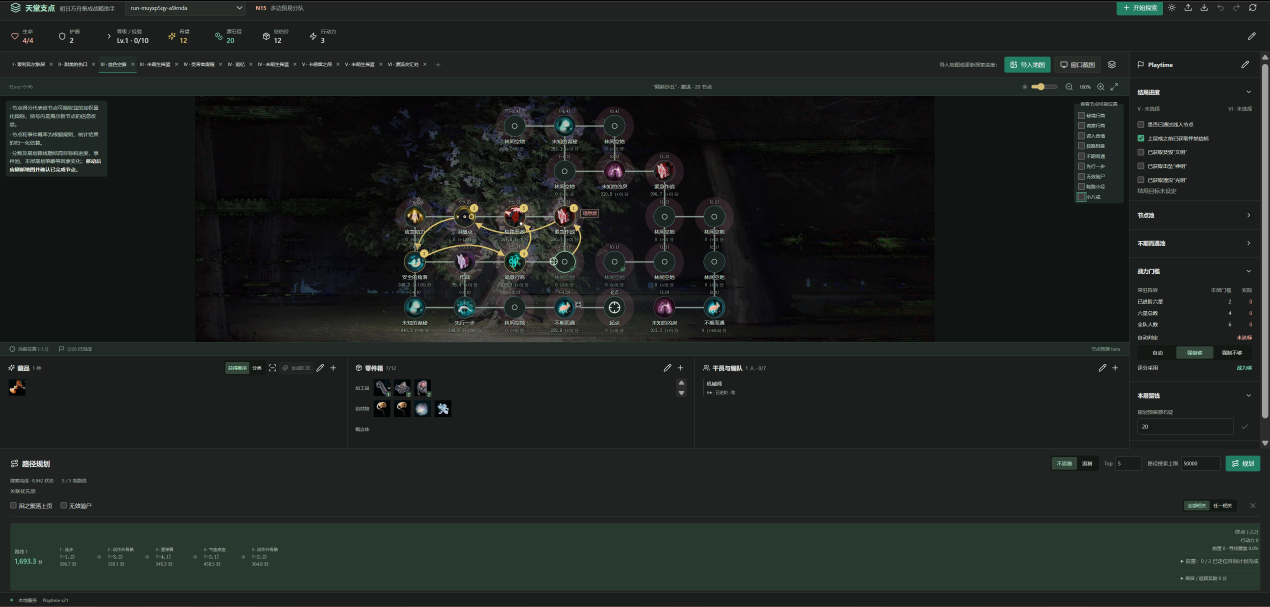
#> input picture assets/example.png, 3810 x 1820 px (shown at 1/3 size)
$ python -i vision_relics.py   (imports and definitions only)
#> lines starting #> are read from the running program, lines starting #| are printed output that depends on the picture
### fulcrum/vision_geometry.py
from __future__ import annotations

from dataclasses import dataclass, replace
from functools import lru_cache
from itertools import combinations
from pathlib import Path

import cv2
import numpy as np

from .map_model import MapTemplate, TemplateMatch
from .image_io import read_image


WORKING_WIDTH = 1280
CONNECTOR_ASSETS = Path(__file__).resolve().parents[1] / "assets" / "vision"


@dataclass(frozen=True)
class Circle:
    x: float
    y: float
    radius: float
    source: str = "hough"


@dataclass(frozen=True)
class AxisFit:
    origin: float
    step: float
    score: float


def working_image(image: np.ndarray) -> tuple[np.ndarray, float]:
    scale = min(1.0, WORKING_WIDTH / image.shape[1])
#> scale = 0.336
    if scale == 1.0:
        return image, scale
    size = (round(image.shape[1] * scale), round(image.shape[0] * scale))
#> size = (1280, 611)
    return cv2.resize(image, size, interpolation=cv2.INTER_AREA), scale


# [579 lines left out: functions detect_map_viewport, _connector_templates, _connector_circles, detect_circles, _axis_clusters, fit_axis and 13 more, not called in this run]

### fulcrum/image_io.py
"""Decode image files without OpenCV's Windows filename encoding limitation."""

from pathlib import Path

import cv2
import numpy as np


def read_image(path, flags=cv2.IMREAD_COLOR):
    try:
        payload = Path(path).read_bytes()
    except OSError:
        return None
    if not payload:
        return None
    return cv2.imdecode(np.frombuffer(payload, dtype=np.uint8), flags)

### fulcrum/vision_relics.py
"""Independent, read-only visible relic row recognition using the local atlas."""

from functools import lru_cache
import json
from pathlib import Path
from time import perf_counter

import cv2
import numpy as np

from .vision_geometry import working_image
from .image_io import read_image

ROOT = Path(__file__).resolve().parents[1]
ASSETS = ROOT / "assets/vision/relics"


# [26 lines left out: functions relic_atlas, scaled_atlas, not called in this run]


def locate_label(image, filename, region, scale_hint=None):
    reference = read_image(ASSETS / filename, cv2.IMREAD_GRAYSCALE)
    if reference is None:
        raise FileNotFoundError(f"缺少收藏品栏定位素材：{filename}")
    x0, y0, x1, y1 = region
    gray = cv2.cvtColor(image[y0:y1, x0:x1], cv2.COLOR_BGR2GRAY)
    best = None
    scales = np.arange(.65, 1.81, .05) if scale_hint is None else [scale_hint * f for f in (.9, .95, 1, 1.05, 1.1)]
    for scale in scales:
        template = cv2.resize(reference, None, fx=scale, fy=scale)
        h, w = template.shape
        if gray.shape[0] < h or gray.shape[1] < w:
            continue
        scores = cv2.matchTemplate(gray, template, cv2.TM_CCOEFF_NORMED)
        _, score, _, at = cv2.minMaxLoc(scores)
        if best is None or score > best["score"]:
            best = {"score": float(score), "box": [at[0]+x0, at[1]+y0, w, h], "scale": float(scale)}
    return best if best and best["score"] >= .72 else None


# [36 lines left out: function rank_slot, not called in this run]


class RelicRecognizer:
    # [5 lines left out: function recognize, not called in this run]

    def recognize_image(self, original):
        started = perf_counter()
        image, factor = working_image(original)
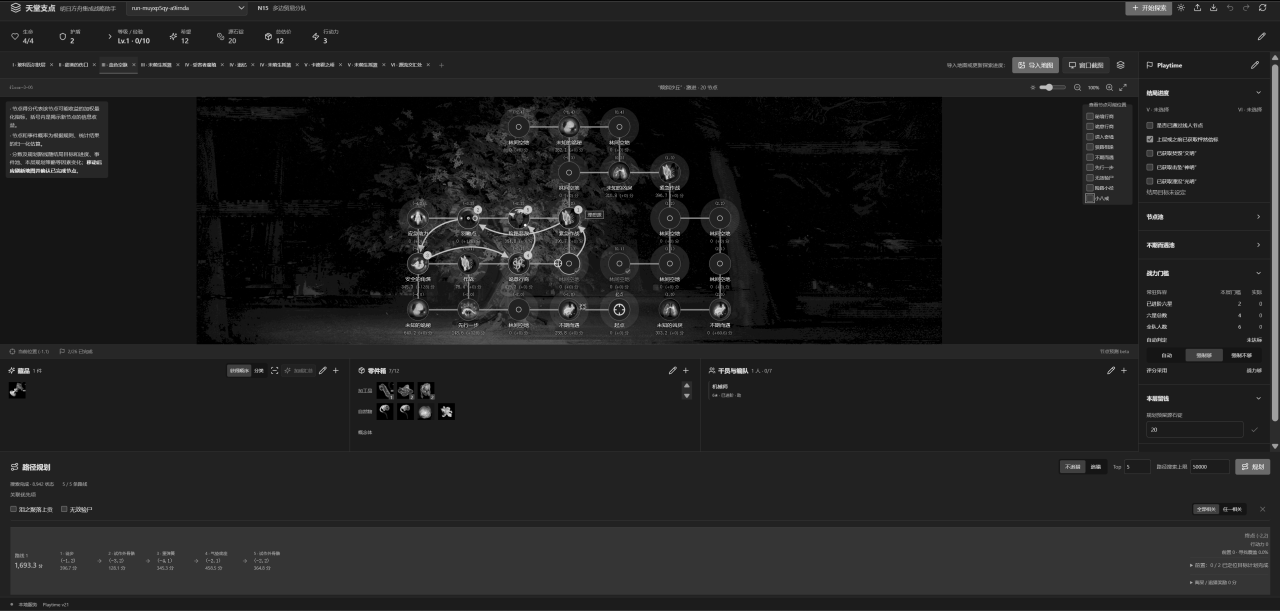
#> image: shape (611, 1280); min 0, max 249, mean 32.5
#> factor = 0.336
        height, width = image.shape[:2]
#> height = 611; width = 1280
        anchor = locate_label(image, "inventory_label.png", (0, round(height*.65), round(width*.45), height))
        if anchor is None:
            return {"success": False, "reason": "未找到收藏品字样，请提供包含底部收藏品栏的游戏截图。",
                    "slots": [], "acceptedRelicIds": [], "elapsedSeconds": round(perf_counter()-started, 3)}
        x, y, w, h = anchor["box"]
        appraisal = locate_label(image, "appraisal_label.png", (x+w, round(height*.65), round(width*.80), height), anchor["scale"])
        if appraisal is None:
            return {"success": False, "reason": "未能确认收藏品栏右侧边界，未导入任何藏品。",
                    "slots": [], "acceptedRelicIds": [], "elapsedSeconds": round(perf_counter()-started, 3)}
        right = round(appraisal["box"][0] - .85*w)
        cx, cy = x+w*1.68, y-h*.39
        stride = w*.955
        slots = []
        while cx-w*.48 < right and len(slots) < 30:
            candidates, box, visible = rank_slot(image, (cx, cy), w, right)
            best, runner_up = candidates[:2]
            gap = best["score"]-runner_up["score"]
            if best["score"] < .50:
                break
            partial = visible < .9
            accepted = not partial and (best["score"] >= .78 and gap >= .055 or best["score"] >= .90 and gap >= .025)
            slots.append({"slot": len(slots)+1, "id": best["id"], "name": best["name"],
                          "score": best["score"], "margin": round(gap, 4),
                          "status": "accepted" if accepted else "needs_review", "partial": partial,
                          "visibleFraction": round(visible, 3), "box": [round(v/factor) for v in box],
                          "candidates": candidates})
            cx += stride
        return {"success": True, "labelBox": [round(v/factor) for v in (x, y, x+w, y+h)],
                "labelScore": round(anchor["score"], 4),
                "rowBox": [round(v/factor) for v in (x+w, cy-w*.6, right, cy+w*.6)],
                "slots": slots, "acceptedRelicIds": list(dict.fromkeys(row["id"] for row in slots if row["status"] == "accepted")),
                "elapsedSeconds": round(perf_counter()-started, 3)}

>>> import cv2
>>> picture = cv2.imread('../assets/example.png', cv2.IMREAD_GRAYSCALE)
#> (the run stopped early here; a loop or call above may not have finished)
